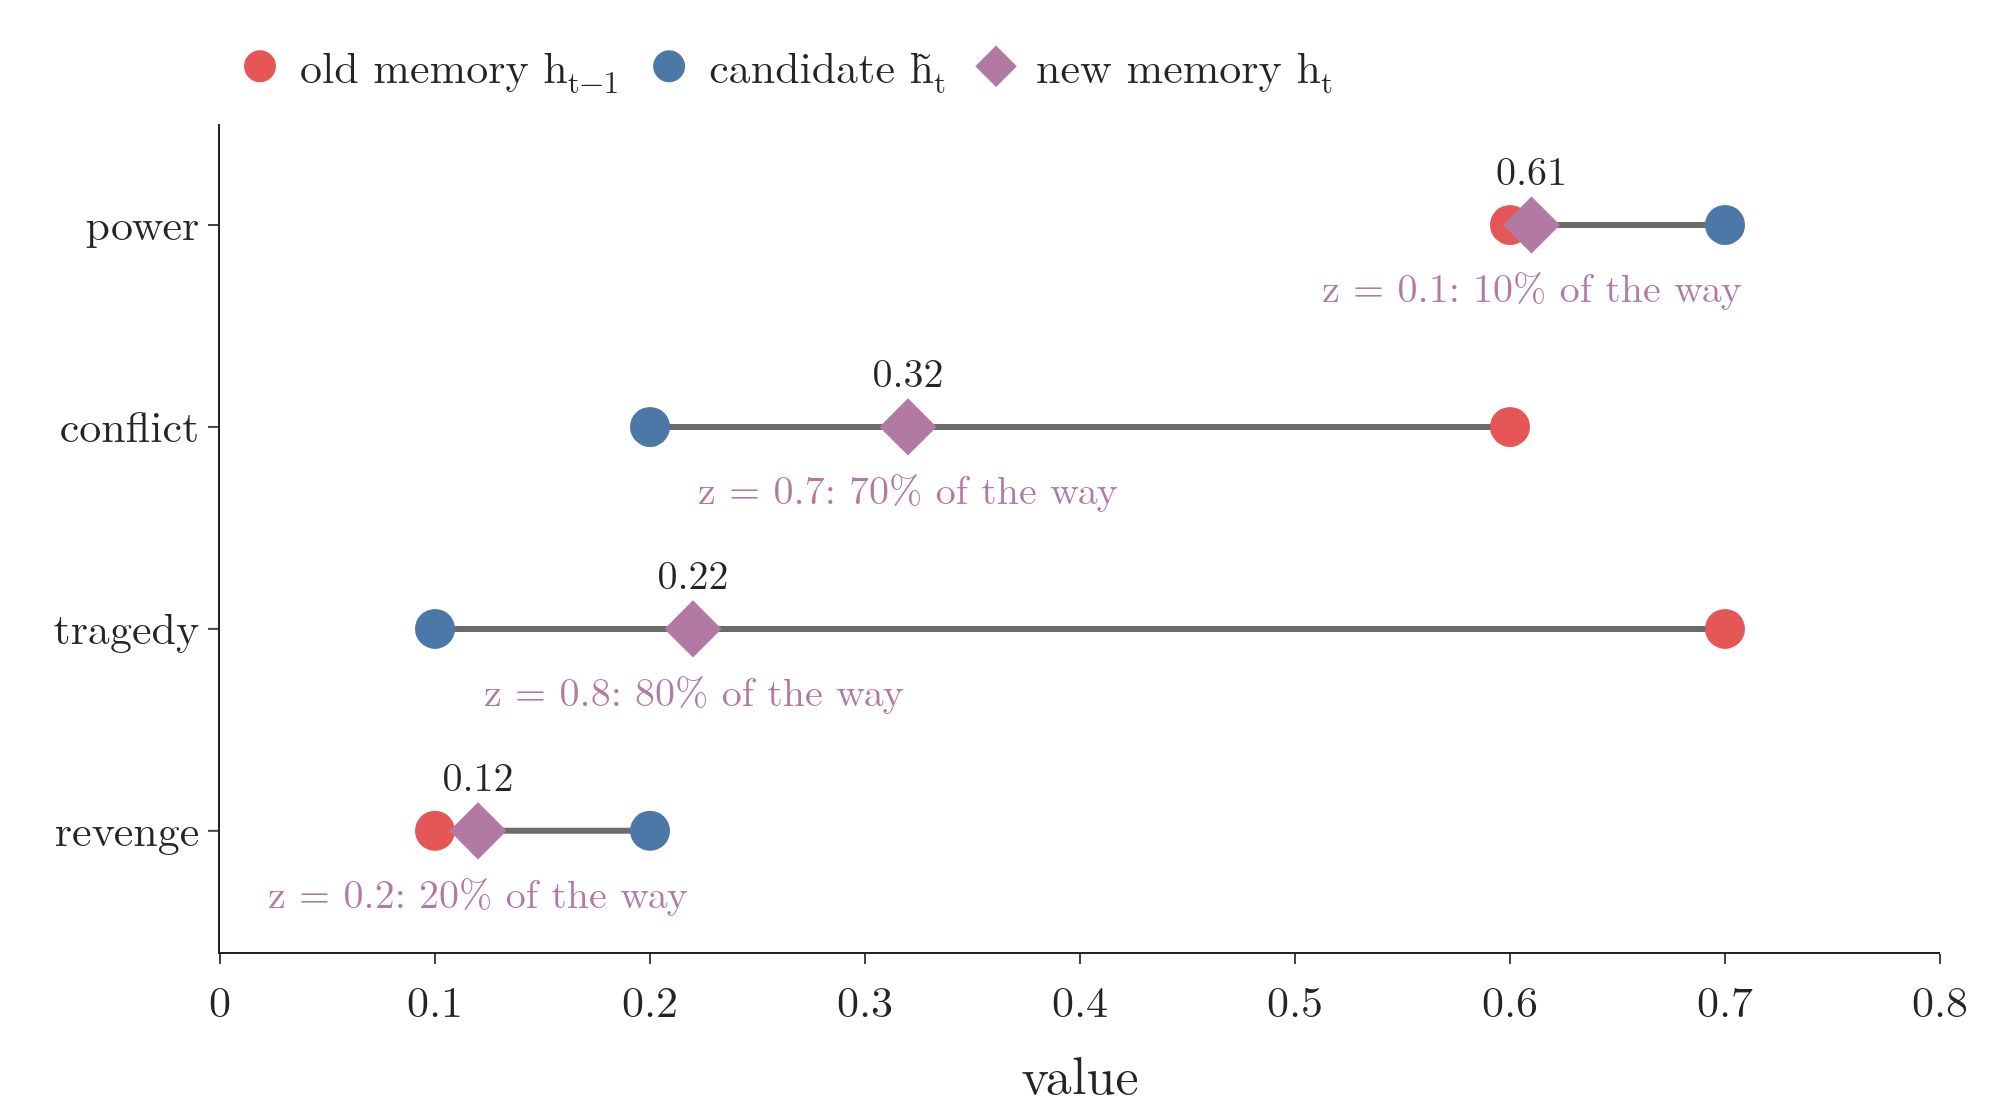

Write the Python code that produced this figure.
"""Section 7: the new memory lies between the old memory and the candidate. For each aspect, a segment from the old
value h_{t-1} to the candidate value; the new value sits a share z of the way along it. Sentence 4 of the story.
Run: python blend.py  -> blend.png (Plotly dumbbell chart: positions along segments)"""
from pathlib import Path

import numpy as np
import plotly.graph_objects as go

from common import BLUE, GREY, PURPLE, RED

HERE = Path(__file__).parent
ASPECTS = ["power", "conflict", "tragedy", "revenge"]
old, cand, z = np.array([0.6, 0.6, 0.7, 0.1]), np.array([0.7, 0.2, 0.1, 0.2]), np.array([0.1, 0.7, 0.8, 0.2])
new = (1 - z) * old + z * cand
assert np.allclose(np.round(new, 2), [0.61, 0.32, 0.22, 0.12])                # section 8.4

fig = go.Figure()
for k, a in enumerate(ASPECTS):
    fig.add_trace(go.Scatter(x=[old[k], cand[k]], y=[a, a], mode="lines", line=dict(color=GREY, width=3),
                             showlegend=False))
    fig.add_annotation(x=new[k], y=a, yshift=-30, showarrow=False, font=dict(size=20, color=PURPLE),
                       text=f"z = {z[k]:g}: {z[k]:.0%} of the way")
fig.add_trace(go.Scatter(x=old, y=ASPECTS, mode="markers", name="old memory h<sub>t−1</sub>",
                         marker=dict(size=20, color=RED)))
fig.add_trace(go.Scatter(x=cand, y=ASPECTS, mode="markers", name="candidate h̃<sub>t</sub>",
                         marker=dict(size=20, color=BLUE)))
fig.add_trace(go.Scatter(x=new, y=ASPECTS, mode="markers+text", name="new memory h<sub>t</sub>",
                         text=[f"{v:.2f}" for v in new], textposition="top center", textfont=dict(size=20),
                         marker=dict(size=22, color=PURPLE, symbol="diamond")))
fig.update_yaxes(range=[3.6, -0.5])
fig.update_layout(template="simple_white", width=1000, height=560, font=dict(family="Latin Modern Roman", size=22),
                  xaxis=dict(title="value", range=[0, 0.8]), legend=dict(orientation="h", y=1.12, x=0),
                  margin=dict(l=110, r=30, t=60, b=60))

if __name__ == "__main__":
    fig.write_image(HERE / "blend.png", scale=2)
